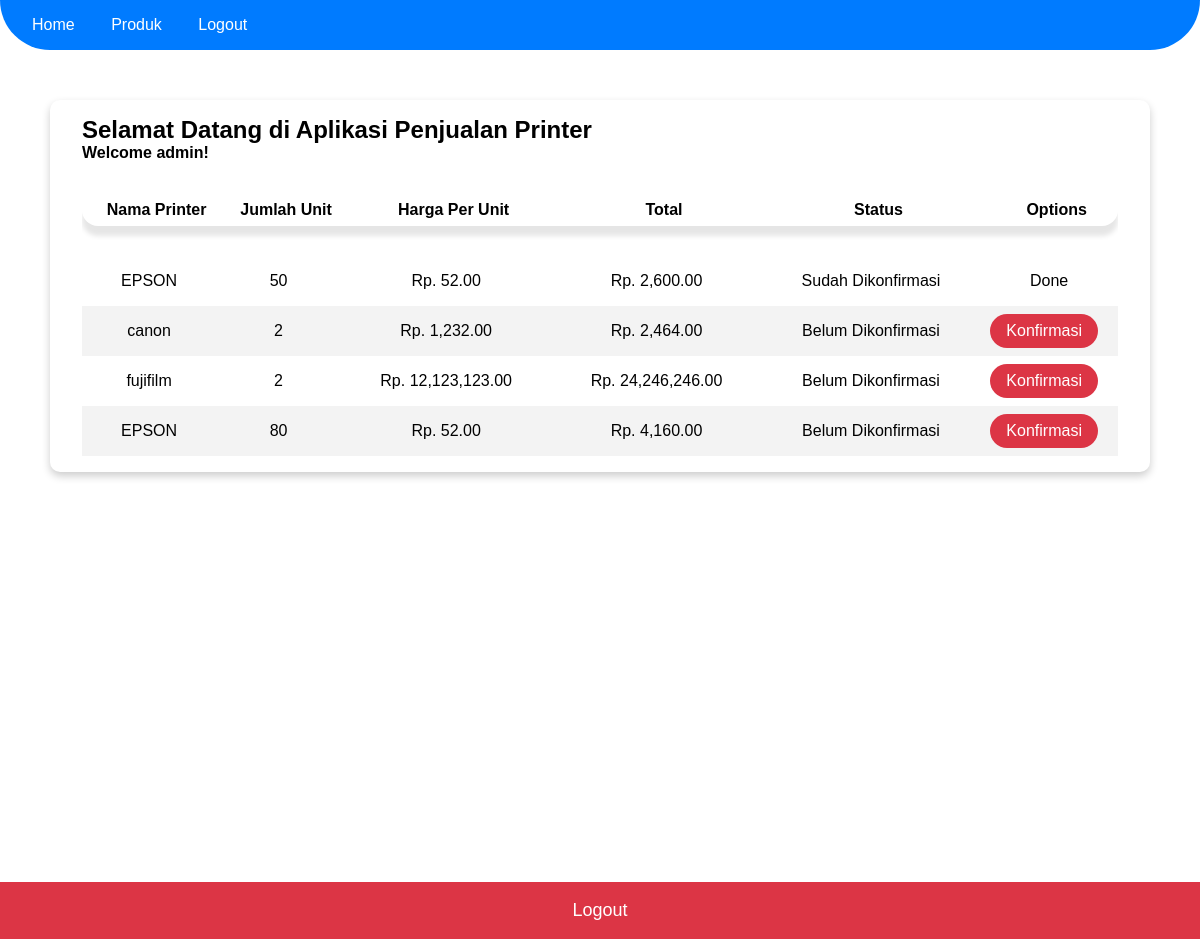
/ (signed in), run on the app's committed database.
### tables this page shows
CREATE TABLE `tb_transaksi` (
  `idtransaksi` int(10) NOT NULL AUTO_INCREMENT,
  `idprinter` int(10) NOT NULL,
  `jumlah` int(10) NOT NULL,
  `userid` int(10) NOT NULL,
  `userid2` int(10) NOT NULL,
  `printer_tbl` int(10) NOT NULL,
  `transaksi_tbl` int(10) NOT NULL,
  PRIMARY KEY (`idtransaksi`)
);

CREATE TABLE `tb_printer` (
  `idprinter` int(10) NOT NULL AUTO_INCREMENT,
  `namaprinter` varchar(50) NOT NULL,
  `spesifikasi` varchar(50) NOT NULL,
  `harga` int(10) NOT NULL,
  PRIMARY KEY (`idprinter`)
);

### index.php (the view, shortened to what this page needs)
<?php include_once('process/Conn.php');?>
<?php
    $result = $Conn->query(" SELECT tb_transaksi.idtransaksi, tb_printer.namaprinter,
                            tb_transaksi.jumlah, tb_printer.harga,
                            tb_transaksi.userid2 FROM
                            tb_transaksi INNER JOIN tb_printer ON
                            tb_printer.idprinter = tb_transaksi.idprinter ");
    $resultArray = $result->fetch_all(MYSQLI_ASSOC);
?>
<!DOCTYPE html>
<html lang="en">
<head>
    <link rel="stylesheet" type="text/css" href="css/style.css">
</head>
<body>
    <div class="navbar">
        <ul>
            <li><a href="index.php">Home</a></li>
            <?= ($_SESSION['user'] != "admin") ? '' : '<li><a href="produk.php">Produk</a></li>' ?>
            <li><a href="process/logout.php">Logout</a></li>
        </ul>
    </div>
    <div class="container">
        <div class="card">
        <h2>Selamat Datang di Aplikasi Penjualan Printer</h2>
        <h4>Welcome <?= $_SESSION['user']?>!</h4>
        <div class="table-wrapper">
        <table class="styled-table">
            <thead>
                <tr>
                    <th>Nama Printer</th>
                    <th>Jumlah Unit</th>
                    <th>Harga Per Unit</th>
                    <th>Total</th>
                    <th>Status</th>
                    <th>Options</th>
                </tr>
            </thead>
            <tbody>
                <?php foreach( $resultArray as $hasil ) : ?>
                <tr class="active-row">
                    <td><?=$hasil['namaprinter']?></td>
                    <td><?=$hasil['jumlah']?></td>
                    <td> <?= "Rp. " . number_format($hasil['harga'],2,'.',',') ?></td>
                    <td><?= "Rp. " . number_format($hasil['jumlah'] * $hasil['harga'],2,'.',',') ?></td>
                    <td><?= ( $hasil['userid2'] == 1 ) ? "Sudah Dikonfirmasi" : "Belum Dikonfirmasi" ?></td>
                    <td>
                        <div class="btn-group">
                            <?= ( $_SESSION['user'] == "admin" ) ? ( ($hasil['userid2'] == 0) ? '<button> <a style="color:white;" href="process/konfirmasi.php?id='. $hasil['idtransaksi'] .'">Konfirmasi</a> </button>' : 'Done' ) : '
                                <div class="btn-group">
                                    <button data-id="'. $hasil['idtransaksi'] .'" data-idprinter="'. $hasil['namaprinter'] .'" data-jumlah="'. $hasil['jumlah'] .'" onclick="updateUser(this);">Update</button>
                                    <button> <a style="color:white;" href="process/delete.php?id='. $hasil['idtransaksi'] .'">Delete</a> </button>
                                </div>
                            ' ?>
                        </div>
                    </td>
                </tr>
                <?php endforeach;?>
            </tbody>
        </table>
        </div>
    </div>
    </div>
    <button class="logout"> <a style="color:white;" href="process/logout.php">Logout</a> </button>
</body>
</html>

### css/style.css (style rules this page uses)
* { margin: 0; padding: 0; box-sizing: border-box; font-family: sans-serif; }
html, body { height: 100%; }
.navbar { background-color: #007bff; border-radius: 0 0 50px 50px; padding: 0 0 0 1em; }
.navbar li { display: inline-block; border-radius: 50px; }
.navbar a { padding: 1em 1em; color: white; }
.card { box-shadow: 0 4px 8px 0 rgba(0,0,0,0.2); transition: 0.7s; padding: 1em 2em; background-color: white; border-radius: 10px; }
.btn-group { display: flex; justify-content: center; }
.btn-group button { border: none; color: white; padding: .5em 1em; margin: 0 10px 0 0; cursor: pointer; font-size: 1em; border-radius: 25px; }
.btn-group button:first-child { background-color: #28a745; }
.btn-group button:last-child { background-color: #dc3545; }
.styled-table { border-collapse:collapse; font-size: 12pt; margin-top: 1em; width: 100%; text-align: center; border-radius: 25px 25px 0 0; }
.table-wrapper { margin-top: 1em; overflow-x: auto; overflow-y: auto; width: 100%; }
tbody:before { content:"@"; display:block; line-height:30px; text-indent:-99999px; }
.styled-table thead tr { height: 2em; border-radius: 25px; margin-bottom: 50px; box-shadow: 0 10px 5px 0 rgba(0, 0, 0, .1); }
.styled-table thead tr th { padding: 0 0 0 15px }
.styled-table td:last-child { padding: 0 !important; margin: 0 !important; }
.styled-table td:not(:last-child) { padding: 1em 2vw; }
.styled-table tbody tr:nth-of-type(even) { background-color: #f3f3f3; }
.styled-table tbody tr:nth-of-type(odd) { background-color: #fff; }
.container { padding: 50px; }
a { display: block; text-decoration: none; height: 100%; margin:0px; }
.logout { cursor: pointer; font-size: large; background-color: #dc3545; color: white; padding: 1em 2em; width: 100%; margin-top: 30%; border: none; }

### data on the page
tb_transaksi: idprinter.namaprinter "EPSON", jumlah "50", idprinter.harga "52.00", $hasil['jumlah']*$hasil['harga'] "2,600.00", userid2 "Sudah Dikonfirmasi"
tb_transaksi: idprinter.namaprinter "canon", jumlah "2", idprinter.harga "1,232.00", $hasil['jumlah']*$hasil['harga'] "2,464.00", userid2 "Belum Dikonfirmasi"
tb_transaksi: idprinter.namaprinter "fujifilm", jumlah "2", idprinter.harga "12,123,123.00", $hasil['jumlah']*$hasil['harga'] "24,246,246.00", userid2 "Belum Dikonfirmasi"
tb_transaksi: idprinter.namaprinter "EPSON", jumlah "80", idprinter.harga "52.00", $hasil['jumlah']*$hasil['harga'] "4,160.00", userid2 "Belum Dikonfirmasi"

### other printed values
$_SESSION['user'] "admin"
